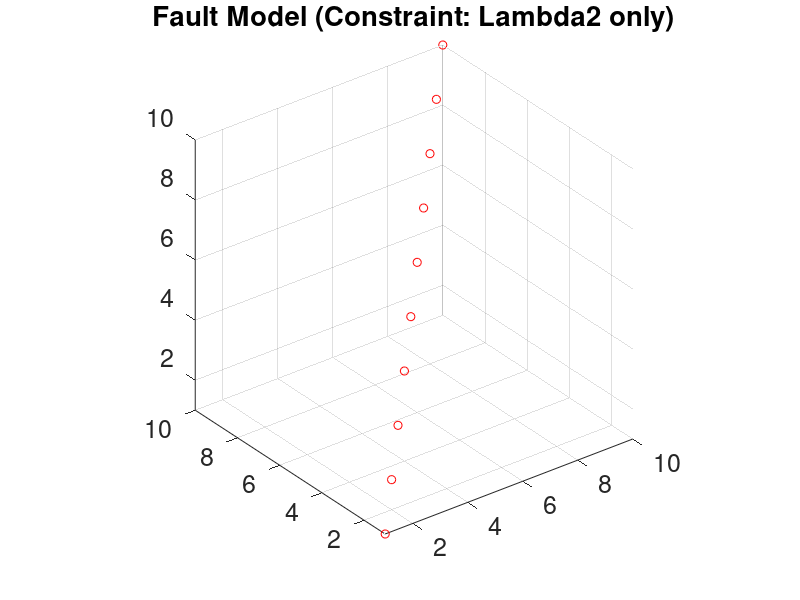

Reproduce this figure in MATLAB.
function test_matlab_for_slurm()
%clear all; close all; clc;

tic 
simul_tag  = 'test';

x = 1:10;
y = 1:10;
z = 1:10;

% Ploting figures
Fig1 = figure('Name','Clustered hypocenters with fault model','Position', get(0, 'Screensize'));

plot3(x,y,z,'ro')

grid on; axis equal;
title('Fault Model (Constraint: Lambda2 only)');
set(gca, 'fontsize', 18); shg

% saving all variables to file
savevar_filename = [simul_tag '.saved_variables.mat'];
save(savevar_filename)

% Printing figure to file
fig_filename = [simul_tag '.faultmodel.lambda2_only.png'];
F1    = getframe(Fig1);
imwrite(F1.cdata, fig_filename, 'png')
savefig(Fig1,[fig_filename(1:end-4) '.fig']);


